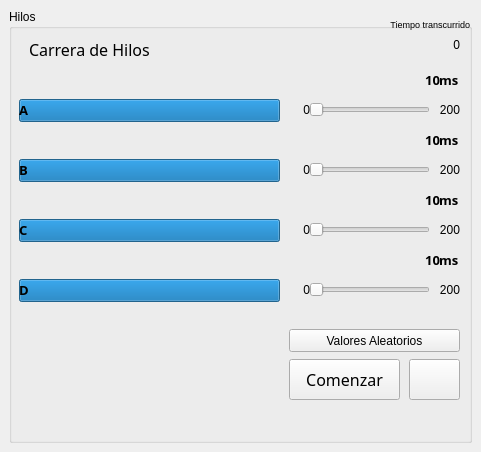
<?xml version="1.0" encoding="UTF-8"?>
<ui version="4.0">
 <class>MainWindow</class>
 <widget class="QMainWindow" name="MainWindow">
  <property name="geometry">
   <rect>
    <x>0</x>
    <y>0</y>
    <width>481</width>
    <height>452</height>
   </rect>
  </property>
  <property name="windowTitle">
   <string>Threader</string>
  </property>
  <widget class="QWidget" name="centralwidget">
   <layout class="QVBoxLayout" name="verticalLayout">
    <item>
     <widget class="QGroupBox" name="groupHilos">
      <property name="title">
       <string>Hilos</string>
      </property>
      <widget class="QPushButton" name="btnStop">
       <property name="geometry">
        <rect>
         <x>400</x>
         <y>350</y>
         <width>51</width>
         <height>41</height>
        </rect>
       </property>
       <property name="text">
        <string/>
       </property>
       <property name="icon">
        <iconset>
         <normaloff>assets/stop.png</normaloff>assets/stop.png</iconset>
       </property>
       <property name="iconSize">
        <size>
         <width>30</width>
         <height>30</height>
        </size>
       </property>
      </widget>
      <widget class="QLabel" name="lblCount">
       <property name="geometry">
        <rect>
         <x>400</x>
         <y>20</y>
         <width>51</width>
         <height>31</height>
        </rect>
       </property>
       <property name="layoutDirection">
        <enum>Qt::RightToLeft</enum>
       </property>
       <property name="text">
        <string>0</string>
       </property>
       <property name="alignment">
        <set>Qt::AlignRight|Qt::AlignTrailing|Qt::AlignVCenter</set>
       </property>
      </widget>
      <widget class="QLabel" name="lblms_3">
       <property name="geometry">
        <rect>
         <x>430</x>
         <y>180</y>
         <width>31</width>
         <height>21</height>
        </rect>
       </property>
       <property name="font">
        <font>
         <family>Segoe UI Black</family>
         <pointsize>10</pointsize>
         <weight>75</weight>
         <bold>true</bold>
        </font>
       </property>
       <property name="frameShape">
        <enum>QFrame::NoFrame</enum>
       </property>
       <property name="frameShadow">
        <enum>QFrame::Raised</enum>
       </property>
       <property name="midLineWidth">
        <number>0</number>
       </property>
       <property name="text">
        <string>ms</string>
       </property>
       <property name="textFormat">
        <enum>Qt::PlainText</enum>
       </property>
       <property name="margin">
        <number>5</number>
       </property>
      </widget>
      <widget class="QLabel" name="lblminslider_7">
       <property name="geometry">
        <rect>
         <x>280</x>
         <y>210</y>
         <width>21</width>
         <height>21</height>
        </rect>
       </property>
       <property name="layoutDirection">
        <enum>Qt::LeftToRight</enum>
       </property>
       <property name="frameShape">
        <enum>QFrame::NoFrame</enum>
       </property>
       <property name="frameShadow">
        <enum>QFrame::Raised</enum>
       </property>
       <property name="midLineWidth">
        <number>0</number>
       </property>
       <property name="text">
        <string>0</string>
       </property>
       <property name="textFormat">
        <enum>Qt::PlainText</enum>
       </property>
       <property name="alignment">
        <set>Qt::AlignRight|Qt::AlignTrailing|Qt::AlignVCenter</set>
       </property>
       <property name="margin">
        <number>5</number>
       </property>
      </widget>
      <widget class="QLabel" name="lblHilo02">
       <property name="geometry">
        <rect>
         <x>10</x>
         <y>150</y>
         <width>231</width>
         <height>21</height>
        </rect>
       </property>
       <property name="font">
        <font>
         <family>Segoe UI Black</family>
         <pointsize>10</pointsize>
         <weight>75</weight>
         <bold>true</bold>
        </font>
       </property>
       <property name="frameShape">
        <enum>QFrame::NoFrame</enum>
       </property>
       <property name="frameShadow">
        <enum>QFrame::Raised</enum>
       </property>
       <property name="midLineWidth">
        <number>0</number>
       </property>
       <property name="text">
        <string>B</string>
       </property>
       <property name="textFormat">
        <enum>Qt::PlainText</enum>
       </property>
       <property name="margin">
        <number>5</number>
       </property>
      </widget>
      <widget class="QLabel" name="lblms">
       <property name="geometry">
        <rect>
         <x>430</x>
         <y>60</y>
         <width>31</width>
         <height>21</height>
        </rect>
       </property>
       <property name="font">
        <font>
         <family>Segoe UI Black</family>
         <pointsize>10</pointsize>
         <weight>75</weight>
         <bold>true</bold>
        </font>
       </property>
       <property name="frameShape">
        <enum>QFrame::NoFrame</enum>
       </property>
       <property name="frameShadow">
        <enum>QFrame::Raised</enum>
       </property>
       <property name="midLineWidth">
        <number>0</number>
       </property>
       <property name="text">
        <string>ms</string>
       </property>
       <property name="textFormat">
        <enum>Qt::PlainText</enum>
       </property>
       <property name="margin">
        <number>5</number>
       </property>
      </widget>
      <widget class="QLabel" name="lblminslider_3">
       <property name="geometry">
        <rect>
         <x>420</x>
         <y>150</y>
         <width>31</width>
         <height>21</height>
        </rect>
       </property>
       <property name="layoutDirection">
        <enum>Qt::LeftToRight</enum>
       </property>
       <property name="frameShape">
        <enum>QFrame::NoFrame</enum>
       </property>
       <property name="frameShadow">
        <enum>QFrame::Raised</enum>
       </property>
       <property name="midLineWidth">
        <number>0</number>
       </property>
       <property name="text">
        <string>200</string>
       </property>
       <property name="textFormat">
        <enum>Qt::PlainText</enum>
       </property>
       <property name="alignment">
        <set>Qt::AlignRight|Qt::AlignTrailing|Qt::AlignVCenter</set>
       </property>
       <property name="margin">
        <number>5</number>
       </property>
      </widget>
      <widget class="QLabel" name="lblHilo03_velocidad">
       <property name="geometry">
        <rect>
         <x>380</x>
         <y>180</y>
         <width>51</width>
         <height>21</height>
        </rect>
       </property>
       <property name="font">
        <font>
         <family>Segoe UI Black</family>
         <pointsize>10</pointsize>
         <weight>75</weight>
         <bold>true</bold>
        </font>
       </property>
       <property name="layoutDirection">
        <enum>Qt::LeftToRight</enum>
       </property>
       <property name="frameShape">
        <enum>QFrame::NoFrame</enum>
       </property>
       <property name="frameShadow">
        <enum>QFrame::Raised</enum>
       </property>
       <property name="midLineWidth">
        <number>0</number>
       </property>
       <property name="text">
        <string>10</string>
       </property>
       <property name="textFormat">
        <enum>Qt::PlainText</enum>
       </property>
       <property name="alignment">
        <set>Qt::AlignRight|Qt::AlignTrailing|Qt::AlignVCenter</set>
       </property>
       <property name="margin">
        <number>5</number>
       </property>
      </widget>
      <widget class="QLabel" name="lblms_4">
       <property name="geometry">
        <rect>
         <x>430</x>
         <y>240</y>
         <width>31</width>
         <height>21</height>
        </rect>
       </property>
       <property name="font">
        <font>
         <family>Segoe UI Black</family>
         <pointsize>10</pointsize>
         <weight>75</weight>
         <bold>true</bold>
        </font>
       </property>
       <property name="frameShape">
        <enum>QFrame::NoFrame</enum>
       </property>
       <property name="frameShadow">
        <enum>QFrame::Raised</enum>
       </property>
       <property name="midLineWidth">
        <number>0</number>
       </property>
       <property name="text">
        <string>ms</string>
       </property>
       <property name="textFormat">
        <enum>Qt::PlainText</enum>
       </property>
       <property name="margin">
        <number>5</number>
       </property>
      </widget>
      <widget class="QLabel" name="lblminslider_4">
       <property name="geometry">
        <rect>
         <x>280</x>
         <y>150</y>
         <width>21</width>
         <height>21</height>
        </rect>
       </property>
       <property name="layoutDirection">
        <enum>Qt::LeftToRight</enum>
       </property>
       <property name="frameShape">
        <enum>QFrame::NoFrame</enum>
       </property>
       <property name="frameShadow">
        <enum>QFrame::Raised</enum>
       </property>
       <property name="midLineWidth">
        <number>0</number>
       </property>
       <property name="text">
        <string>0</string>
       </property>
       <property name="textFormat">
        <enum>Qt::PlainText</enum>
       </property>
       <property name="alignment">
        <set>Qt::AlignRight|Qt::AlignTrailing|Qt::AlignVCenter</set>
       </property>
       <property name="margin">
        <number>5</number>
       </property>
      </widget>
      <widget class="QPushButton" name="btnStart">
       <property name="geometry">
        <rect>
         <x>280</x>
         <y>350</y>
         <width>111</width>
         <height>41</height>
        </rect>
       </property>
       <property name="font">
        <font>
         <family>OCR A Extended</family>
         <pointsize>12</pointsize>
        </font>
       </property>
       <property name="text">
        <string>Comenzar</string>
       </property>
       <property name="icon">
        <iconset>
         <normaloff>assets/start.png</normaloff>assets/start.png</iconset>
       </property>
      </widget>
      <widget class="QLabel" name="lblHilo01">
       <property name="geometry">
        <rect>
         <x>10</x>
         <y>90</y>
         <width>231</width>
         <height>21</height>
        </rect>
       </property>
       <property name="font">
        <font>
         <family>Segoe UI Black</family>
         <pointsize>10</pointsize>
         <weight>75</weight>
         <bold>true</bold>
        </font>
       </property>
       <property name="frameShape">
        <enum>QFrame::NoFrame</enum>
       </property>
       <property name="frameShadow">
        <enum>QFrame::Raised</enum>
       </property>
       <property name="midLineWidth">
        <number>0</number>
       </property>
       <property name="text">
        <string>A</string>
       </property>
       <property name="textFormat">
        <enum>Qt::PlainText</enum>
       </property>
       <property name="margin">
        <number>5</number>
       </property>
      </widget>
      <widget class="QProgressBar" name="pbHilo03">
       <property name="geometry">
        <rect>
         <x>10</x>
         <y>210</y>
         <width>261</width>
         <height>23</height>
        </rect>
       </property>
       <property name="value">
        <number>100</number>
       </property>
       <property name="format">
        <string/>
       </property>
      </widget>
      <widget class="QLabel" name="lblminslider_6">
       <property name="geometry">
        <rect>
         <x>420</x>
         <y>270</y>
         <width>31</width>
         <height>21</height>
        </rect>
       </property>
       <property name="layoutDirection">
        <enum>Qt::LeftToRight</enum>
       </property>
       <property name="frameShape">
        <enum>QFrame::NoFrame</enum>
       </property>
       <property name="frameShadow">
        <enum>QFrame::Raised</enum>
       </property>
       <property name="midLineWidth">
        <number>0</number>
       </property>
       <property name="text">
        <string>200</string>
       </property>
       <property name="textFormat">
        <enum>Qt::PlainText</enum>
       </property>
       <property name="alignment">
        <set>Qt::AlignRight|Qt::AlignTrailing|Qt::AlignVCenter</set>
       </property>
       <property name="margin">
        <number>5</number>
       </property>
      </widget>
      <widget class="QLabel" name="lblHilo04">
       <property name="geometry">
        <rect>
         <x>10</x>
         <y>270</y>
         <width>231</width>
         <height>21</height>
        </rect>
       </property>
       <property name="font">
        <font>
         <family>Segoe UI Black</family>
         <pointsize>10</pointsize>
         <weight>75</weight>
         <bold>true</bold>
        </font>
       </property>
       <property name="frameShape">
        <enum>QFrame::NoFrame</enum>
       </property>
       <property name="frameShadow">
        <enum>QFrame::Raised</enum>
       </property>
       <property name="midLineWidth">
        <number>0</number>
       </property>
       <property name="text">
        <string>D</string>
       </property>
       <property name="textFormat">
        <enum>Qt::PlainText</enum>
       </property>
       <property name="margin">
        <number>5</number>
       </property>
      </widget>
      <widget class="QLabel" name="lblminslider_2">
       <property name="geometry">
        <rect>
         <x>420</x>
         <y>90</y>
         <width>31</width>
         <height>21</height>
        </rect>
       </property>
       <property name="layoutDirection">
        <enum>Qt::LeftToRight</enum>
       </property>
       <property name="frameShape">
        <enum>QFrame::NoFrame</enum>
       </property>
       <property name="frameShadow">
        <enum>QFrame::Raised</enum>
       </property>
       <property name="midLineWidth">
        <number>0</number>
       </property>
       <property name="text">
        <string>200</string>
       </property>
       <property name="textFormat">
        <enum>Qt::PlainText</enum>
       </property>
       <property name="alignment">
        <set>Qt::AlignRight|Qt::AlignTrailing|Qt::AlignVCenter</set>
       </property>
       <property name="margin">
        <number>5</number>
       </property>
      </widget>
      <widget class="QSlider" name="slHilo03">
       <property name="geometry">
        <rect>
         <x>300</x>
         <y>210</y>
         <width>121</width>
         <height>22</height>
        </rect>
       </property>
       <property name="minimum">
        <number>0</number>
       </property>
       <property name="maximum">
        <number>200</number>
       </property>
       <property name="singleStep">
        <number>10</number>
       </property>
       <property name="value">
        <number>0</number>
       </property>
       <property name="tracking">
        <bool>true</bool>
       </property>
       <property name="orientation">
        <enum>Qt::Horizontal</enum>
       </property>
       <property name="tickInterval">
        <number>20</number>
       </property>
      </widget>
      <widget class="QLabel" name="lblminslider_8">
       <property name="geometry">
        <rect>
         <x>280</x>
         <y>270</y>
         <width>21</width>
         <height>21</height>
        </rect>
       </property>
       <property name="layoutDirection">
        <enum>Qt::LeftToRight</enum>
       </property>
       <property name="frameShape">
        <enum>QFrame::NoFrame</enum>
       </property>
       <property name="frameShadow">
        <enum>QFrame::Raised</enum>
       </property>
       <property name="midLineWidth">
        <number>0</number>
       </property>
       <property name="text">
        <string>0</string>
       </property>
       <property name="textFormat">
        <enum>Qt::PlainText</enum>
       </property>
       <property name="alignment">
        <set>Qt::AlignRight|Qt::AlignTrailing|Qt::AlignVCenter</set>
       </property>
       <property name="margin">
        <number>5</number>
       </property>
      </widget>
      <widget class="QSlider" name="slHilo02">
       <property name="geometry">
        <rect>
         <x>300</x>
         <y>150</y>
         <width>121</width>
         <height>22</height>
        </rect>
       </property>
       <property name="minimum">
        <number>0</number>
       </property>
       <property name="maximum">
        <number>200</number>
       </property>
       <property name="singleStep">
        <number>10</number>
       </property>
       <property name="value">
        <number>0</number>
       </property>
       <property name="tracking">
        <bool>true</bool>
       </property>
       <property name="orientation">
        <enum>Qt::Horizontal</enum>
       </property>
       <property name="tickInterval">
        <number>20</number>
       </property>
      </widget>
      <widget class="QSlider" name="slHilo04">
       <property name="geometry">
        <rect>
         <x>300</x>
         <y>270</y>
         <width>121</width>
         <height>22</height>
        </rect>
       </property>
       <property name="minimum">
        <number>0</number>
       </property>
       <property name="maximum">
        <number>200</number>
       </property>
       <property name="singleStep">
        <number>10</number>
       </property>
       <property name="value">
        <number>0</number>
       </property>
       <property name="tracking">
        <bool>true</bool>
       </property>
       <property name="orientation">
        <enum>Qt::Horizontal</enum>
       </property>
       <property name="tickInterval">
        <number>20</number>
       </property>
      </widget>
      <widget class="QLabel" name="lblHilo02_velocidad">
       <property name="geometry">
        <rect>
         <x>380</x>
         <y>120</y>
         <width>51</width>
         <height>21</height>
        </rect>
       </property>
       <property name="font">
        <font>
         <family>Segoe UI Black</family>
         <pointsize>10</pointsize>
         <weight>75</weight>
         <bold>true</bold>
        </font>
       </property>
       <property name="layoutDirection">
        <enum>Qt::LeftToRight</enum>
       </property>
       <property name="frameShape">
        <enum>QFrame::NoFrame</enum>
       </property>
       <property name="frameShadow">
        <enum>QFrame::Raised</enum>
       </property>
       <property name="midLineWidth">
        <number>0</number>
       </property>
       <property name="text">
        <string>10</string>
       </property>
       <property name="textFormat">
        <enum>Qt::PlainText</enum>
       </property>
       <property name="alignment">
        <set>Qt::AlignRight|Qt::AlignTrailing|Qt::AlignVCenter</set>
       </property>
       <property name="margin">
        <number>5</number>
       </property>
      </widget>
      <widget class="QProgressBar" name="pbHilo04">
       <property name="geometry">
        <rect>
         <x>10</x>
         <y>270</y>
         <width>261</width>
         <height>23</height>
        </rect>
       </property>
       <property name="value">
        <number>100</number>
       </property>
       <property name="format">
        <string/>
       </property>
      </widget>
      <widget class="QProgressBar" name="pbHilo02">
       <property name="geometry">
        <rect>
         <x>10</x>
         <y>150</y>
         <width>261</width>
         <height>23</height>
        </rect>
       </property>
       <property name="value">
        <number>100</number>
       </property>
       <property name="format">
        <string/>
       </property>
      </widget>
      <widget class="QLabel" name="lblms_2">
       <property name="geometry">
        <rect>
         <x>430</x>
         <y>120</y>
         <width>31</width>
         <height>21</height>
        </rect>
       </property>
       <property name="font">
        <font>
         <family>Segoe UI Black</family>
         <pointsize>10</pointsize>
         <weight>75</weight>
         <bold>true</bold>
        </font>
       </property>
       <property name="frameShape">
        <enum>QFrame::NoFrame</enum>
       </property>
       <property name="frameShadow">
        <enum>QFrame::Raised</enum>
       </property>
       <property name="midLineWidth">
        <number>0</number>
       </property>
       <property name="text">
        <string>ms</string>
       </property>
       <property name="textFormat">
        <enum>Qt::PlainText</enum>
       </property>
       <property name="margin">
        <number>5</number>
       </property>
      </widget>
      <widget class="QSlider" name="slHilo01">
       <property name="geometry">
        <rect>
         <x>300</x>
         <y>90</y>
         <width>121</width>
         <height>22</height>
        </rect>
       </property>
       <property name="minimum">
        <number>0</number>
       </property>
       <property name="maximum">
        <number>200</number>
       </property>
       <property name="singleStep">
        <number>10</number>
       </property>
       <property name="value">
        <number>0</number>
       </property>
       <property name="tracking">
        <bool>true</bool>
       </property>
       <property name="orientation">
        <enum>Qt::Horizontal</enum>
       </property>
       <property name="tickInterval">
        <number>20</number>
       </property>
      </widget>
      <widget class="QProgressBar" name="pbHilo01">
       <property name="geometry">
        <rect>
         <x>10</x>
         <y>90</y>
         <width>261</width>
         <height>23</height>
        </rect>
       </property>
       <property name="value">
        <number>100</number>
       </property>
       <property name="format">
        <string/>
       </property>
      </widget>
      <widget class="QLabel" name="lblminslider_5">
       <property name="geometry">
        <rect>
         <x>420</x>
         <y>210</y>
         <width>31</width>
         <height>21</height>
        </rect>
       </property>
       <property name="layoutDirection">
        <enum>Qt::LeftToRight</enum>
       </property>
       <property name="frameShape">
        <enum>QFrame::NoFrame</enum>
       </property>
       <property name="frameShadow">
        <enum>QFrame::Raised</enum>
       </property>
       <property name="midLineWidth">
        <number>0</number>
       </property>
       <property name="text">
        <string>200</string>
       </property>
       <property name="textFormat">
        <enum>Qt::PlainText</enum>
       </property>
       <property name="alignment">
        <set>Qt::AlignRight|Qt::AlignTrailing|Qt::AlignVCenter</set>
       </property>
       <property name="margin">
        <number>5</number>
       </property>
      </widget>
      <widget class="QLabel" name="lblHilo04_velocidad">
       <property name="geometry">
        <rect>
         <x>380</x>
         <y>240</y>
         <width>51</width>
         <height>21</height>
        </rect>
       </property>
       <property name="font">
        <font>
         <family>Segoe UI Black</family>
         <pointsize>10</pointsize>
         <weight>75</weight>
         <bold>true</bold>
        </font>
       </property>
       <property name="layoutDirection">
        <enum>Qt::LeftToRight</enum>
       </property>
       <property name="frameShape">
        <enum>QFrame::NoFrame</enum>
       </property>
       <property name="frameShadow">
        <enum>QFrame::Raised</enum>
       </property>
       <property name="midLineWidth">
        <number>0</number>
       </property>
       <property name="text">
        <string>10</string>
       </property>
       <property name="textFormat">
        <enum>Qt::PlainText</enum>
       </property>
       <property name="alignment">
        <set>Qt::AlignRight|Qt::AlignTrailing|Qt::AlignVCenter</set>
       </property>
       <property name="margin">
        <number>5</number>
       </property>
      </widget>
      <widget class="QLabel" name="lblminslider">
       <property name="geometry">
        <rect>
         <x>280</x>
         <y>90</y>
         <width>21</width>
         <height>21</height>
        </rect>
       </property>
       <property name="layoutDirection">
        <enum>Qt::LeftToRight</enum>
       </property>
       <property name="frameShape">
        <enum>QFrame::NoFrame</enum>
       </property>
       <property name="frameShadow">
        <enum>QFrame::Raised</enum>
       </property>
       <property name="midLineWidth">
        <number>0</number>
       </property>
       <property name="text">
        <string>0</string>
       </property>
       <property name="textFormat">
        <enum>Qt::PlainText</enum>
       </property>
       <property name="alignment">
        <set>Qt::AlignRight|Qt::AlignTrailing|Qt::AlignVCenter</set>
       </property>
       <property name="margin">
        <number>5</number>
       </property>
      </widget>
      <widget class="QLabel" name="lblHilo01_velocidad">
       <property name="geometry">
        <rect>
         <x>380</x>
         <y>60</y>
         <width>51</width>
         <height>21</height>
        </rect>
       </property>
       <property name="font">
        <font>
         <family>Segoe UI Black</family>
         <pointsize>10</pointsize>
         <weight>75</weight>
         <bold>true</bold>
        </font>
       </property>
       <property name="layoutDirection">
        <enum>Qt::LeftToRight</enum>
       </property>
       <property name="frameShape">
        <enum>QFrame::NoFrame</enum>
       </property>
       <property name="frameShadow">
        <enum>QFrame::Raised</enum>
       </property>
       <property name="midLineWidth">
        <number>0</number>
       </property>
       <property name="text">
        <string>10</string>
       </property>
       <property name="textFormat">
        <enum>Qt::PlainText</enum>
       </property>
       <property name="alignment">
        <set>Qt::AlignRight|Qt::AlignTrailing|Qt::AlignVCenter</set>
       </property>
       <property name="margin">
        <number>5</number>
       </property>
      </widget>
      <widget class="QLabel" name="lblHilo03">
       <property name="geometry">
        <rect>
         <x>10</x>
         <y>210</y>
         <width>231</width>
         <height>21</height>
        </rect>
       </property>
       <property name="font">
        <font>
         <family>Segoe UI Black</family>
         <pointsize>10</pointsize>
         <weight>75</weight>
         <bold>true</bold>
        </font>
       </property>
       <property name="frameShape">
        <enum>QFrame::NoFrame</enum>
       </property>
       <property name="frameShadow">
        <enum>QFrame::Raised</enum>
       </property>
       <property name="midLineWidth">
        <number>0</number>
       </property>
       <property name="text">
        <string>C</string>
       </property>
       <property name="textFormat">
        <enum>Qt::PlainText</enum>
       </property>
       <property name="margin">
        <number>5</number>
       </property>
      </widget>
      <widget class="QPushButton" name="btnRandom">
       <property name="geometry">
        <rect>
         <x>280</x>
         <y>320</y>
         <width>171</width>
         <height>23</height>
        </rect>
       </property>
       <property name="text">
        <string>Valores Aleatorios</string>
       </property>
       <property name="icon">
        <iconset>
         <normaloff>assets/random.png</normaloff>assets/random.png</iconset>
       </property>
       <property name="checkable">
        <bool>false</bool>
       </property>
      </widget>
      <widget class="QLabel" name="label">
       <property name="geometry">
        <rect>
         <x>20</x>
         <y>30</y>
         <width>261</width>
         <height>21</height>
        </rect>
       </property>
       <property name="font">
        <font>
         <family>November</family>
         <pointsize>12</pointsize>
        </font>
       </property>
       <property name="text">
        <string>Carrera de Hilos</string>
       </property>
      </widget>
      <widget class="QLabel" name="lblTiempoTranscurrido">
       <property name="geometry">
        <rect>
         <x>350</x>
         <y>0</y>
         <width>111</width>
         <height>31</height>
        </rect>
       </property>
       <property name="font">
        <font>
         <family>Arial</family>
         <pointsize>7</pointsize>
        </font>
       </property>
       <property name="layoutDirection">
        <enum>Qt::RightToLeft</enum>
       </property>
       <property name="text">
        <string>Tiempo transcurrido</string>
       </property>
       <property name="alignment">
        <set>Qt::AlignRight|Qt::AlignTrailing|Qt::AlignVCenter</set>
       </property>
      </widget>
      <zorder>pbHilo04</zorder>
      <zorder>pbHilo01</zorder>
      <zorder>pbHilo02</zorder>
      <zorder>btnStop</zorder>
      <zorder>lblCount</zorder>
      <zorder>lblms_3</zorder>
      <zorder>lblminslider_7</zorder>
      <zorder>lblHilo02</zorder>
      <zorder>lblms</zorder>
      <zorder>lblminslider_3</zorder>
      <zorder>lblHilo03_velocidad</zorder>
      <zorder>lblms_4</zorder>
      <zorder>lblminslider_4</zorder>
      <zorder>btnStart</zorder>
      <zorder>lblHilo01</zorder>
      <zorder>pbHilo03</zorder>
      <zorder>lblminslider_6</zorder>
      <zorder>lblHilo04</zorder>
      <zorder>lblminslider_2</zorder>
      <zorder>slHilo03</zorder>
      <zorder>lblminslider_8</zorder>
      <zorder>slHilo02</zorder>
      <zorder>slHilo04</zorder>
      <zorder>lblHilo02_velocidad</zorder>
      <zorder>lblms_2</zorder>
      <zorder>slHilo01</zorder>
      <zorder>lblminslider_5</zorder>
      <zorder>lblHilo04_velocidad</zorder>
      <zorder>lblminslider</zorder>
      <zorder>lblHilo01_velocidad</zorder>
      <zorder>lblHilo03</zorder>
      <zorder>btnRandom</zorder>
      <zorder>label</zorder>
      <zorder>lblTiempoTranscurrido</zorder>
     </widget>
    </item>
   </layout>
  </widget>
 </widget>
 <resources/>
 <connections/>
</ui>
